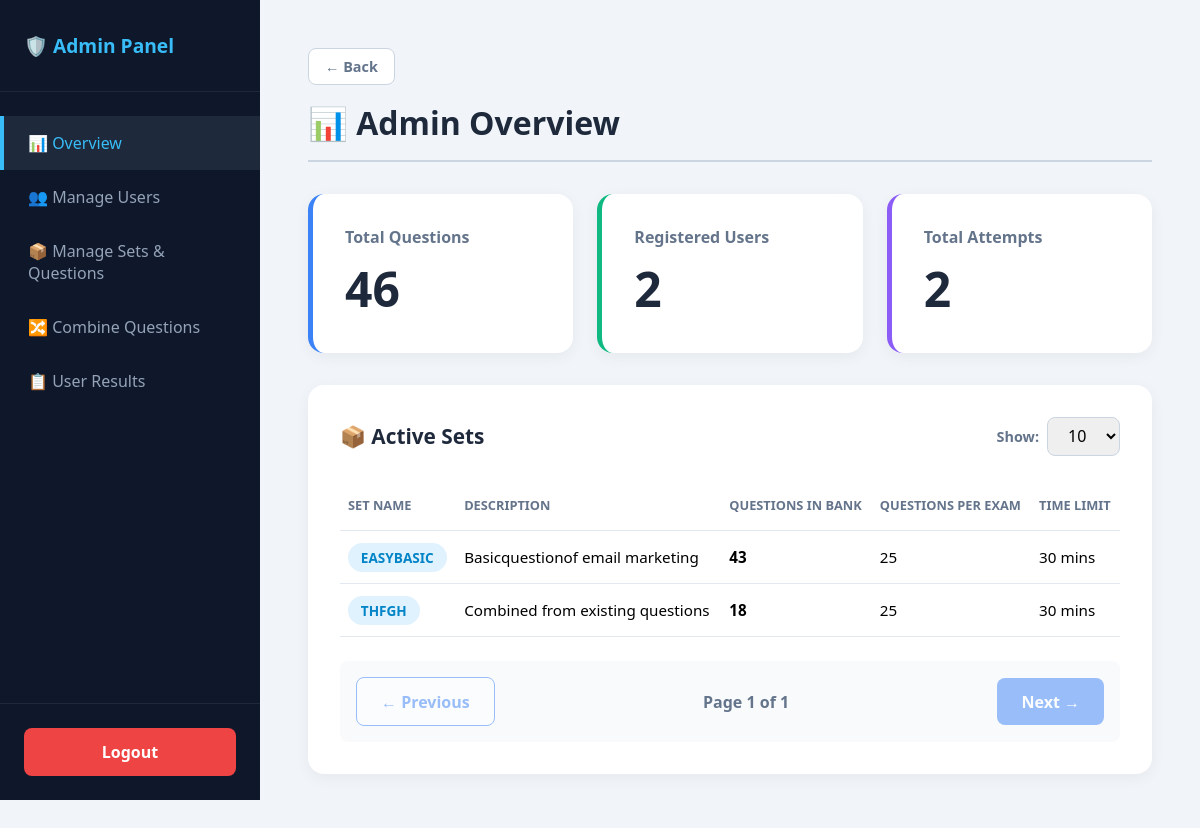
Page /admin/dashboard (signed in) on the committed database.
### tables this page shows
CREATE TABLE sets (
            id INTEGER PRIMARY KEY AUTOINCREMENT,
            name TEXT UNIQUE NOT NULL,
            description TEXT DEFAULT '',
            question_count INTEGER DEFAULT 25,
            duration_minutes INTEGER DEFAULT 30,
            created_at TIMESTAMP DEFAULT CURRENT_TIMESTAMP
        );

### app.py (the view)
@app.route("/admin/dashboard")
def admin_dashboard():
    if not session.get("is_admin"):
        return redirect(url_for("login"))
    conn = get_db()
    tq = conn.execute("SELECT COUNT(DISTINCT LOWER(TRIM(question))) FROM questions").fetchone()[0]
    ta = conn.execute("SELECT COUNT(*) FROM attempts").fetchone()[0]
    student_count = conn.execute("SELECT COUNT(*) FROM students").fetchone()[0]
    conn.close()
    return render_template("admin_dashboard.html", page="dashboard", sets=get_all_sets(),
                           total_questions=tq, total_attempts=ta, student_count=student_count)

### app.py (called while the page is built)
@app.context_processor
def inject_csrf_token():
    return dict(csrf_token=generate_csrf)

def get_db():
    conn = sqlite3.connect(DB_NAME)
    conn.row_factory = sqlite3.Row
    return conn

def get_all_sets():
    conn = get_db()
    rows = conn.execute("""
        SELECT s.name, s.description, s.question_count, s.duration_minutes,
               (SELECT COUNT(DISTINCT LOWER(TRIM(question))) FROM questions q WHERE q.set_name = s.name) AS qcount
        FROM sets s ORDER BY s.name
    """).fetchall()
    conn.close()
    return rows

@app.after_request
def add_security_headers(response):
    response.headers['X-Content-Type-Options'] = 'nosniff'
    response.headers['X-Frame-Options'] = 'DENY'
    response.headers['X-XSS-Protection'] = '1; mode=block'
    response.headers['Referrer-Policy'] = 'same-origin'
    return response

### templates/admin_dashboard.html (shortened to what this page needs)
{% extends "admin_base.html" %}
{% block content %}
<h1 class="page-title">📊 Admin Overview</h1>
<div style="display: grid; grid-template-columns: repeat(3, 1fr); gap: 1.5rem; margin-bottom: 2rem;">
  <div class="card" style="border-left: 5px solid #3b82f6; margin-bottom: 0;">
    <h3 style="color:#64748b; font-size:1rem; margin-bottom:0.5rem;">Total Questions</h3>
    <p style="font-size: 3rem; font-weight: 800; color: #1e293b;">{{ total_questions }}</p>
  </div>
  <div class="card" style="border-left: 5px solid #10b981; margin-bottom: 0;">
    <h3 style="color:#64748b; font-size:1rem; margin-bottom:0.5rem;">Registered Users</h3>
    <p style="font-size: 3rem; font-weight: 800; color: #1e293b;">{{ student_count }}</p>
  </div>
  <div class="card" style="border-left: 5px solid #8b5cf6; margin-bottom: 0;">
    <h3 style="color:#64748b; font-size:1rem; margin-bottom:0.5rem;">Total Attempts</h3>
    <p style="font-size: 3rem; font-weight: 800; color: #1e293b;">{{ total_attempts }}</p>
  </div>
</div>
<div class="card">
  <div style="display: flex; justify-content: space-between; align-items: center; margin-bottom: 1.5rem;">
    <h3 style="margin-bottom: 0;">📦 Active Sets</h3>
    <div style="display: flex; align-items: center; gap: 0.5rem;">
      <label style="font-size: 0.9rem; color: #64748b; font-weight: 600;">Show:</label>
      <select id="pageSizeSelect" onchange="changePageSize()" style="width: auto; padding: 0.4rem 1rem; margin-bottom: 0; border-radius: 0.5rem;">
        <option value="10" selected>10</option>
      </select>
    </div>
  </div>
  <table>
    <tr><th>Set Name</th><th>Description</th><th>Questions in Bank</th><th>Questions per Exam</th><th>Time Limit</th></tr>
    {% for s in sets %}
    <tr class="data-row">
      <td><span class="badge">{{ s.name }}</span></td>
      <td>{{ s.description or '—' }}</td>
      <td><strong>{{ s.qcount }}</strong></td>
      <td>{{ s.question_count }}</td>
      <td>{{ s.duration_minutes }} mins</td>
    </tr>
    {% endfor %}
  </table>
  <div id="pagination-controls" style="display: flex; justify-content: space-between; align-items: center; margin-top: 1.5rem; background: #f8fafc; padding: 1rem; border-radius: 0.5rem;">
    <button type="button" class="btn btn-outline" id="prevBtn" onclick="changePage(-1)">← Previous</button>
    <div style="font-weight: 600; color: #64748b;">Page <span id="pageNum">1</span> of <span id="totalPages">1</span></div>
    <button type="button" class="btn" id="nextBtn" onclick="changePage(1)">Next →</button>
  </div>
</div>
{% endblock %}

### templates/admin_base.html (style rules this page uses)
* { box-sizing: border-box; margin: 0; padding: 0; font-family: system-ui, sans-serif; }
body { display: flex; min-height: 100vh; background: #f1f5f9; }
.page-title { font-size: 2rem; color: #1e293b; margin-bottom: 2rem; border-bottom: 2px solid #cbd5e1; padding-bottom: 1rem; }
.card { background: white; border-radius: 1rem; padding: 2rem; box-shadow: 0 4px 15px rgba(0,0,0,0.05); margin-bottom: 1.5rem; }
.card h3 { color: #1e293b; margin-bottom: 1.5rem; font-size: 1.3rem; }
.btn { background: #3b82f6; color: white; border: none; padding: 0.8rem 1.5rem; border-radius: 0.5rem; font-size: 1rem; font-weight: 600; cursor: pointer; text-decoration: none; display: inline-block; }
.btn-outline { background: white; color: #3b82f6; border: 1.5px solid #3b82f6; }
input[type="text"], input[type="number"], select { width: 100%; padding: 0.8rem 1rem; margin-bottom: 1rem; border-radius: 0.5rem; border: 1px solid #cbd5e1; font-size: 1rem; }
table { width: 100%; border-collapse: collapse; }
th, td { text-align: left; padding: 1rem 0.5rem; border-bottom: 1px solid #e2e8f0; font-size: 0.95rem; }
th { color: #64748b; font-weight: 600; text-transform: uppercase; font-size: 0.8rem; }
.badge { background: #e0f2fe; color: #0284c7; padding: 0.3rem 0.8rem; border-radius: 1rem; font-size: 0.85rem; font-weight: 600; }

### rows in the picture
sets: name "EASYBASIC", description "Basicquestionof email marketing", qcount "43", question_count "25", duration_minutes "30"
sets: name "THFGH", description "Combined from existing questions", qcount "18", question_count "25", duration_minutes "30"

### other values in the picture
{{ total_questions }} "46"
{{ student_count }} "2"
{{ total_attempts }} "2"
